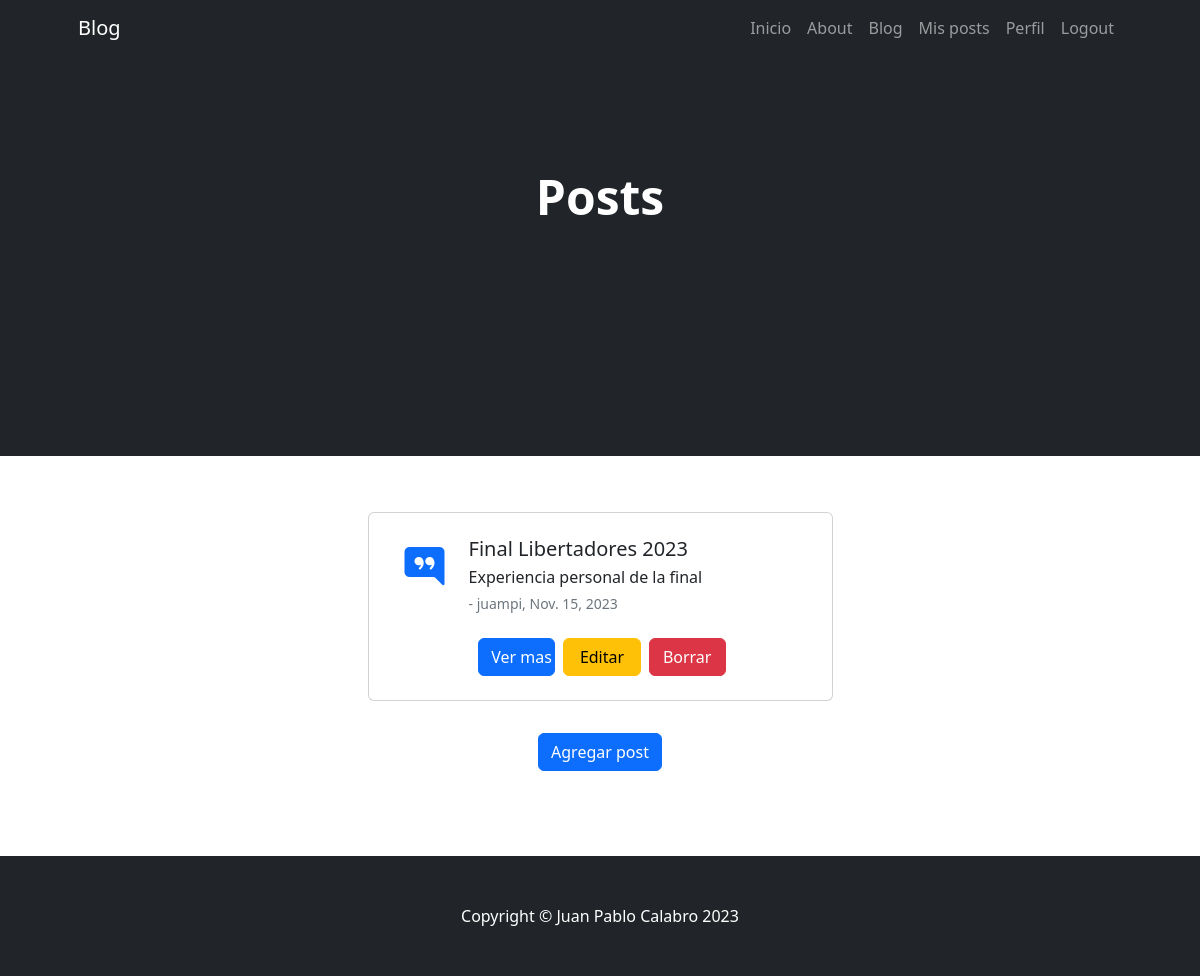
/pages/mis-posts/ (signed in), run on an earlier commit of the app's database.
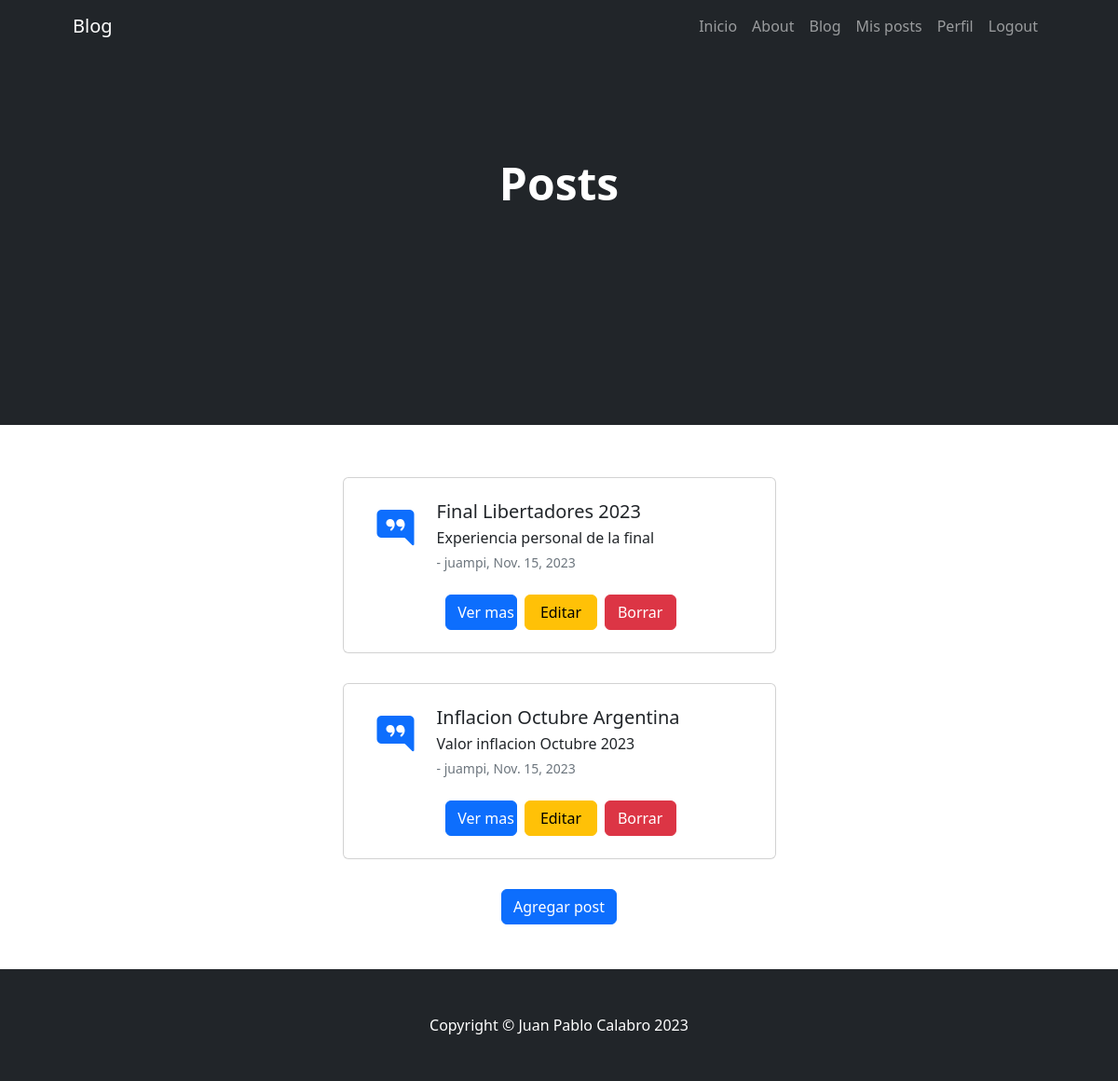
And on a later commit of the database.
### blog/models.py (models this page shows)
class Articulo(models.Model):
    titulo = models.CharField(max_length=40)
    subtitulo = models.CharField(max_length=40)
    categoria = models.CharField(max_length=40, choices=categoria_options, null=False, blank=False)
    autor = models.CharField(max_length=40, null=False, default='')
    fecha = models.DateField(default=date.today())
    cuerpo = models.CharField(max_length=255)

### blog/views.py (the view)
# urls.py: path('mis-posts/',PostFilterByAutor, name="mis-posts"),
@login_required
def PostFilterByAutor(request):
    articulos = Articulo.objects.filter(autor=request.user)
    contexto = {
            "articulos": articulos,
            "cantidad": articulos.count()
    }
    http_response = render(
        request=request,
        template_name='blog/articulos_lista_usuario.html',
        context=contexto,
    )
    return http_response

### blog/templates/blog/articulos_lista_usuario.html
{% extends "base.html" %} {% load static %} {% block contenido %}
<main class="bg-dark py-5" style="min-height: 50vh !important">
  <div class="container px-5">
    <div class="row gx-5 justify-content-center">
      <div class="col-lg-6">
        <div class="text-center my-5">
          <h1 class="display-5 fw-bolder text-white pt-3 mb-2">Posts</h1>
        </div>
      </div>
    </div>
  </div>
</main>
<section
  class="container justify-content-center bg-ligth py-5"
  style="min-height: 50vh !important"
>
  {% if cantidad == 0 %}
  <div class="container text-center p-5">
    <h2>No hay articulos.</h2>
  </div>
  {% else %}
  <div class="container">
    {% for articulo in articulos %}
    <div class="row my-2 justify-content-center">
      <div class="col-5 card mb-4">
        <div class="card-body p-4">
          <div class="d-flex">
            <div class="flex-shrink-0">
              <i class="bi bi-chat-right-quote-fill text-primary fs-1"></i>
            </div>
            <div class="ms-4">
              <h5 class="mb-1">{{articulo.titulo}}</h5>
              <p class="mb-1">{{articulo.subtitulo}}</p>
              <div class="small text-muted">
                - {{articulo.autor}}, {{articulo.fecha}}
              </div>
            </div>
          </div>
        </div>
        <div class="row justify-content-center">
          <button class="col-2 mb-4 ms-1 btn btn-primary me-1">
            <a class="navbar-brand" href="{% url 'detail-post' articulo.id %}"
              >Ver mas</a
            >
          </button>
          <button class="col-2 mb-4 ms-1 me-1 btn btn-warning">
            <a class="navbar-brand" href="{% url 'edit-post' articulo.id %}"
              >Editar</a
            >
          </button>
          <button class="col-2 mb-4 ms-1 btn btn-danger">
            <a class="navbar-brand" href="{% url 'delete-post' articulo.id %}"
              >Borrar</a
            >
          </button>
        </div>
      </div>
    </div>
    {% endfor %}
  </div>
  {% endif %} {% if user.is_authenticated %}
  <div class="row-8 gx-5 d-flex flex-grap justify-content-center">
    <button class="btn btn-primary">
      <a class="navbar-brand" href="{% url 'create-post' %}">Agregar post</a>
    </button>
  </div>
  {% endif %}
</section>
{% endblock %}

What changed in the data, as far as the page shows it:
added Articulo: titulo "Inflacion Octubre Argentina", subtitulo "Valor inflacion Octubre 2023", autor "juampi", fecha "Nov. 15, 2023"
